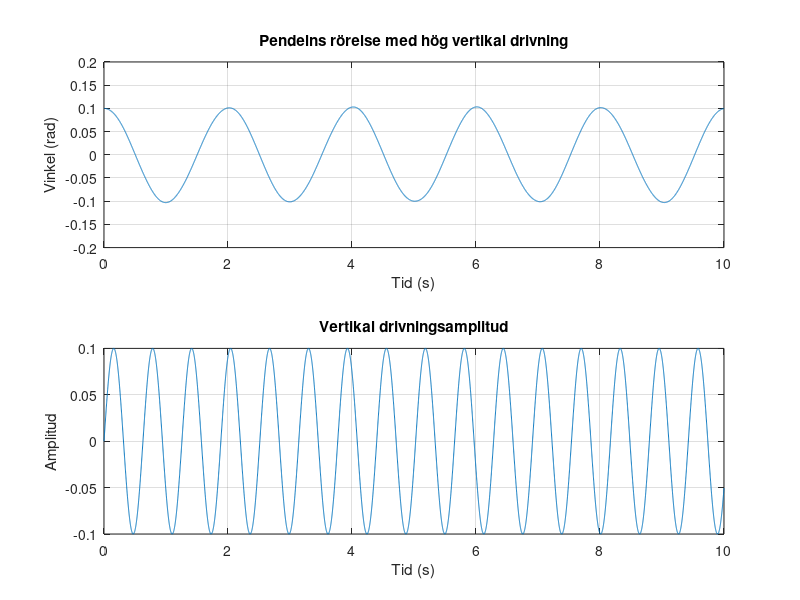

The MATLAB script that drew this image: (Note: this script raises an error after producing the figure.)
% Parametrar
l = 1.0; % Pendelns längd
g = 9.81; % Tyngdaccelerationen
a = 0.1; % Drivningsamplitud
nu_high = 10; % Hög frekvens

% Differentialekvationssystem för hög frekvens
ode_high = @(t, y) [y(2); (-g/l) * sin(y(1)) + a^2 * nu_high^2 * cos(nu_high * t) * sin(y(1))];

% Tidssteg
dt = 0.001;
t = 0:dt:10; % Tidsintervall

% Initialvärden
phi0 = 0.1; % Initial vinkel
phi_dot0 = 0; % Initial vinkelhastighet

% Lös differentialekvationssystemet numeriskt för hög frekvens
[t_high, y_high] = ode45(ode_high, t, [phi0, phi_dot0]);

% Plotta resultatet
subplot(2, 1, 1)
plot(t_high, y_high(:, 1))
xlabel('Tid (s)')
ylabel('Vinkel (rad)')
title('Pendelns rörelse med hög vertikal drivning')
grid on

subplot(2, 1, 2)
plot(t_high, a * sin(nu_high * t_high))
xlabel('Tid (s)')
ylabel('Amplitud')
title('Vertikal drivningsamplitud')
grid on

sgtitle('Pendelns rörelse med hög vertikal drivning')
